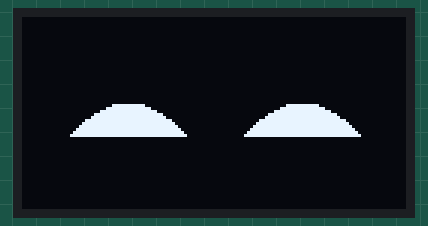
Recording of a sketch running on a simulated Arduino Uno, built with avr-gcc and run on an emulated ATmega328P. On the bench: 128×64 one-colour display. Random numbers use the default seed unless the sketch sets one.

Above: at 0.18 s.
At 1.72 s:
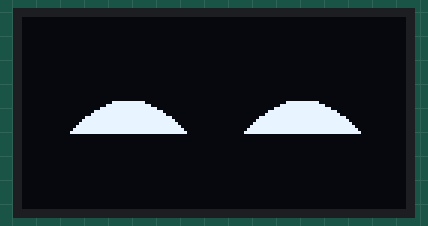
At 21.0 s:
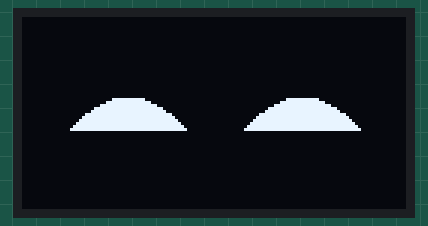
At 26.8 s:
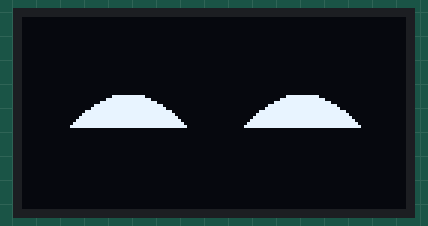
At 34.4 s:
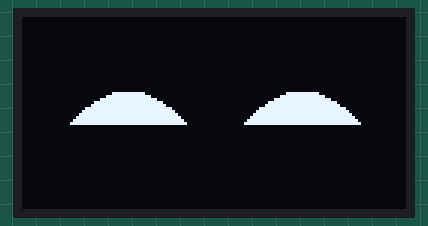

Measured:
- what the display in image 2 shows lasts 0.9 s, from 21.0 s to 21.9 s
- what the display in image 4 shows lasts 0.7 s, from 34.4 s to 35.1 s

The sketch:

happyEye_fuction.ino
```cpp
#include <U8g2lib.h>
#include <Arduino.h>

// OLED Display Setup
U8G2_SSD1306_128X64_NONAME_F_HW_I2C u8g2(U8G2_R0);

// Eye Configuration (Increased size)
const int eyeCenterY = 32;
const int eyeWidth = 38;     // Wider eyes
const int eyeHeight = 16;    // Taller eyes
const int leftEyeX = 16;
const int rightEyeX = 128 - leftEyeX - eyeWidth;

// Animation variables
float currentY = 0;
float targetY = -4;          // Wider motion
float tremble = 0;
unsigned long lastUpdate = 0;

void setup() {
  u8g2.begin();
  randomSeed(analogRead(A0));
}

// Draw "⌒"-shaped curved filled eye (larger version)
void drawSmileEye(int x, int y) {
  int steps = eyeWidth;
  int bottomY = y + eyeHeight;

  for (int i = 0; i <= steps; i++) {
    float t = (float)i / steps;
    int px = x + t * eyeWidth;

    float curveOffset = sin(t * PI) * 10;  // Curve height
    int curveTop = bottomY - curveOffset;

    u8g2.drawLine(px, curveTop, px, bottomY);
  }
}

// Draw both eyes with vertical offset
void drawHappyEyes(float yOffset) {
  u8g2.clearBuffer();
  int topY = eyeCenterY + yOffset - eyeHeight / 2;

  drawSmileEye(leftEyeX, topY);
  drawSmileEye(rightEyeX, topY);

  u8g2.sendBuffer();
}

// Encapsulated Happy Eye Function
void happyEyeFunction() {
  unsigned long now = millis();

  // Smooth easing
  currentY += (targetY - currentY) * 0.05;

  // Light trembling every 150ms
  if (now - lastUpdate > 150) {
    tremble = random(-1, 2);
    lastUpdate = now;
  }

  drawHappyEyes(currentY + tremble);
}

// Main loop
void loop() {
  happyEyeFunction();
  delay(30);
}
```
